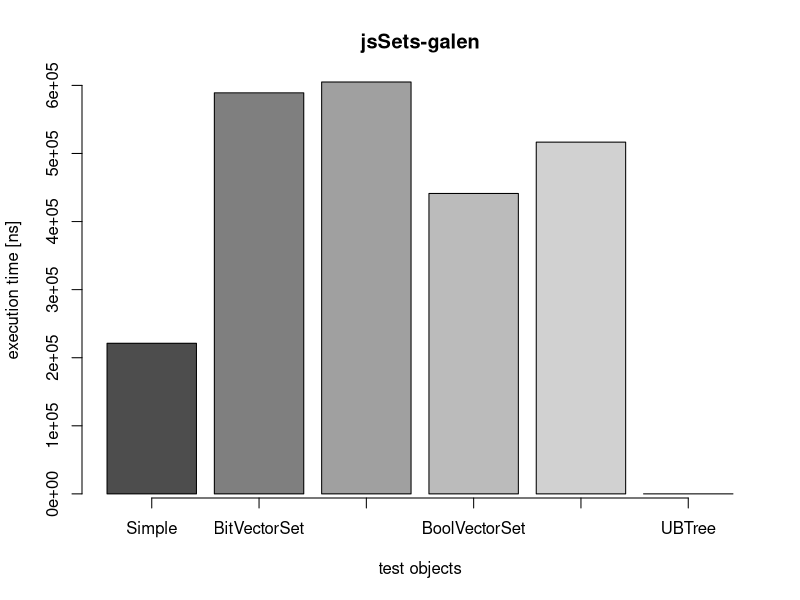
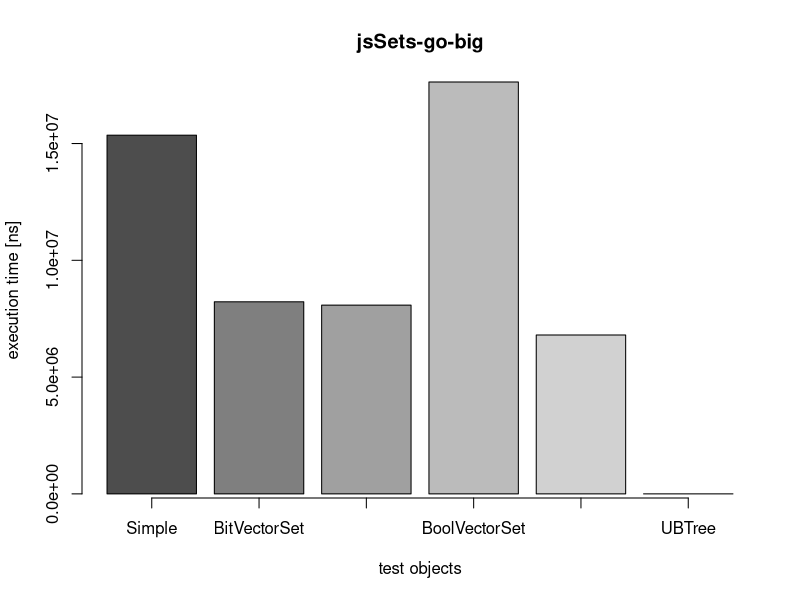
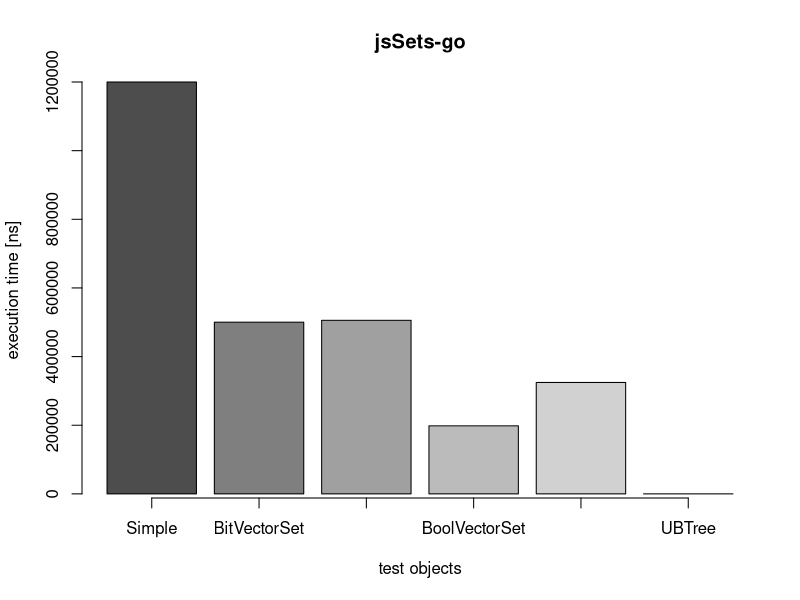
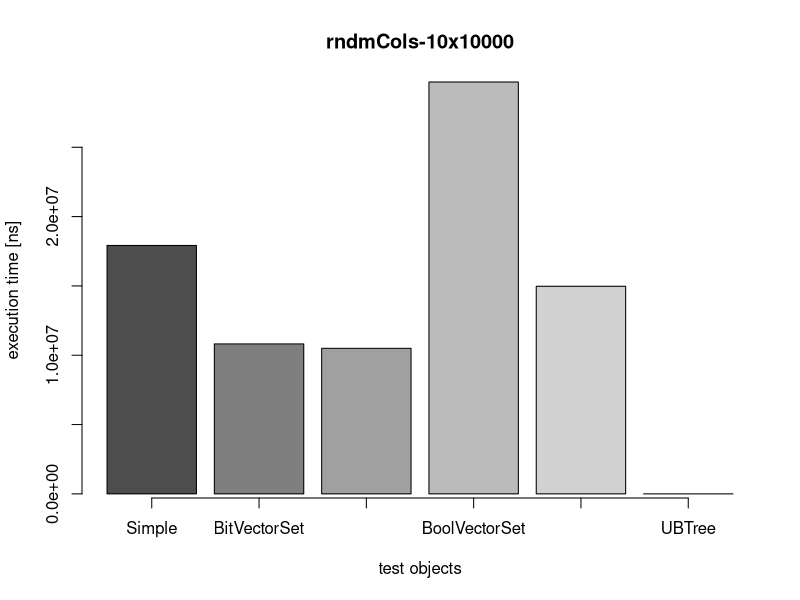
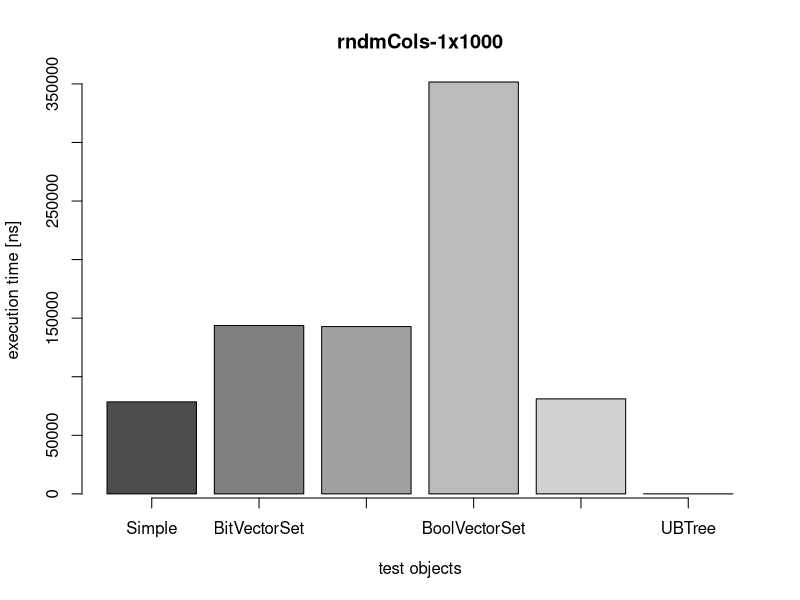
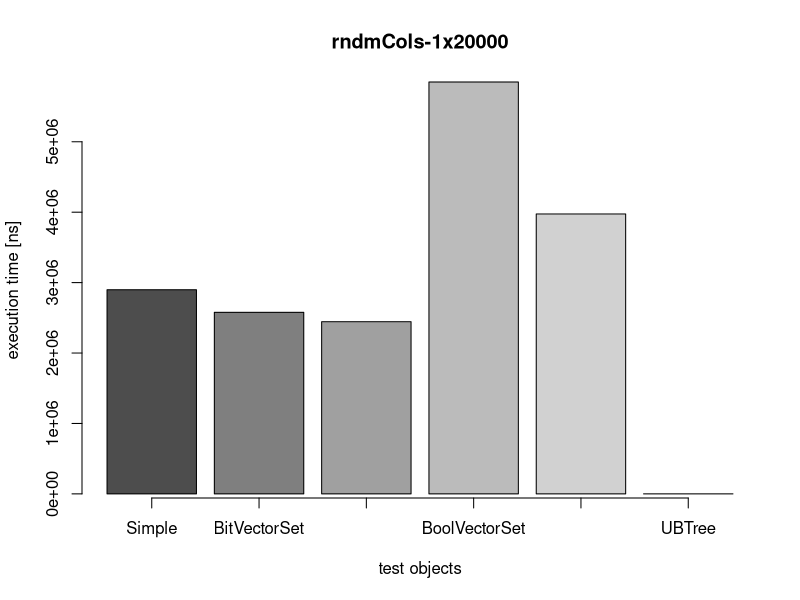

Write the R code that produced these figures, in order.
# read results
results <- read.csv("../results.csv")
# number of tested set representation objects
objectNum <- ncol(results) - 1
# number of tested files
fileNum <- nrow(results)
# names of tested files
fileNames <- results[, 1]

# plot results
for (i in 1:fileNum) {
  # create pdf for plot
  pdf(paste0("../plots/plot_", fileNames[i], ".pdf"))
  barplot(
    unlist(results[i, 2:(objectNum + 1)]),
    xlab = "test objects",
    ylab = "execution time [ns]",
    main = fileNames[i],
    col = grey.colors(objectNum),
    axes = TRUE,
    axis.lty = 1
  )
}

dev.off()
